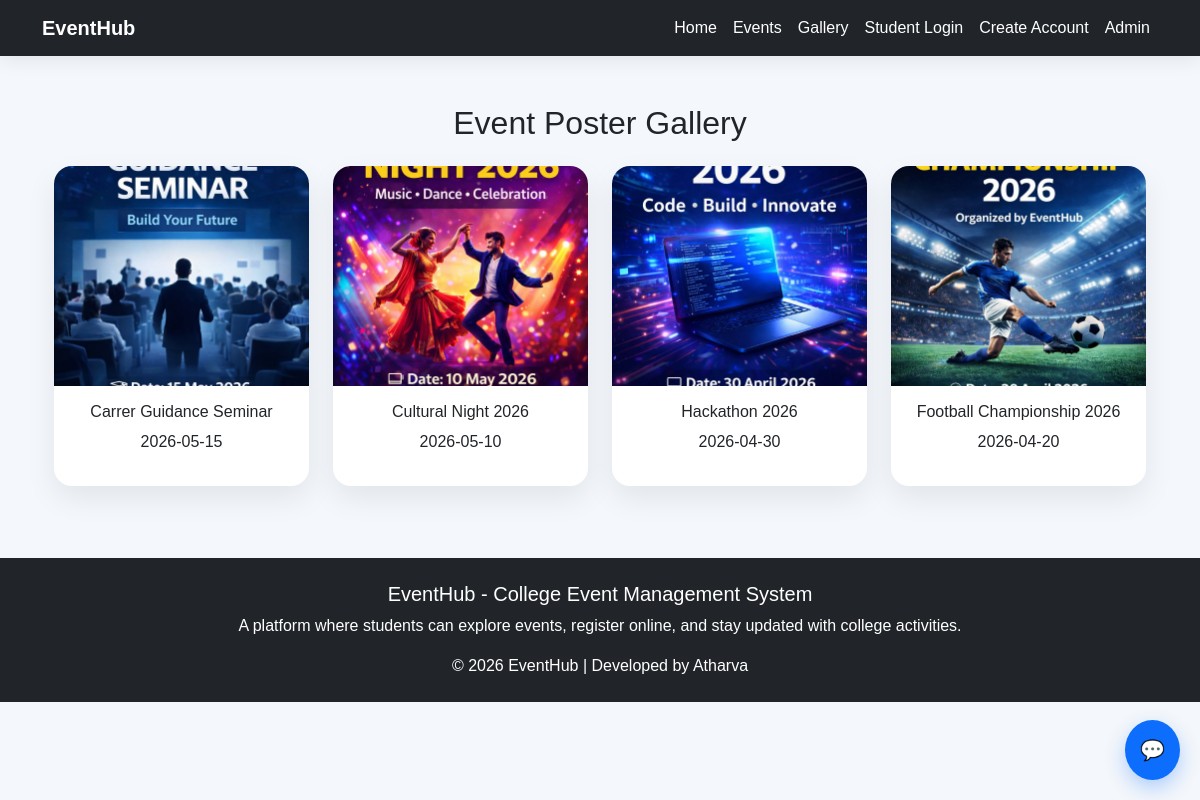
The page /gallery on the database its author committed.
### tables this page shows
CREATE TABLE events(
        id INTEGER PRIMARY KEY AUTOINCREMENT,
        name TEXT,
        description TEXT,
        date TEXT,
        image TEXT
    , category TEXT DEFAULT 'General');

### app.py (the view)
@app.route("/gallery")
def gallery():
    conn = get_db_connection()
    events = conn.execute("SELECT * FROM events ORDER BY id DESC").fetchall()
    conn.close()
    return render_template("gallery.html", events=events)

### app.py (called while the page is built)
def get_db_connection():
    conn = sqlite3.connect(DATABASE)
    conn.row_factory = sqlite3.Row
    return conn

### templates/gallery.html
{% extends "base.html" %}
{% block content %}
<div class="container mt-5">
<h2 class="text-center mb-4">Event Poster Gallery</h2>
<div class="row">
{% for event in events %}
<div class="col-md-3">
<div class="card shadow mb-4">
<img src="{{ url_for('static', filename='uploads/' + event.image) }}" class="card-img-top">
<div class="card-body text-center">
<h6>{{ event.name }}</h6>
<p>{{ event.date }}</p>
</div>
</div>
</div>
{% endfor %}
</div>
</div>
{% endblock %}

### static/css/style.css (style rules this page uses)
body { background: #f4f7fb; font-family: Arial, Helvetica, sans-serif; }
.card { border: none; border-radius: 18px; overflow: hidden; }
.card img { height: 220px; object-fit: cover; }
.card.shadow { box-shadow: 0 12px 30px rgba(0,0,0,0.08) !important; }

### rows shown on the page
events: image (picture), name "Carrer Guidance Seminar", date "2026-05-15"
events: image (picture), name "Cultural Night 2026", date "2026-05-10"
events: image (picture), name "Hackathon 2026", date "2026-04-30"
events: image (picture), name "Football Championship 2026", date "2026-04-20"
